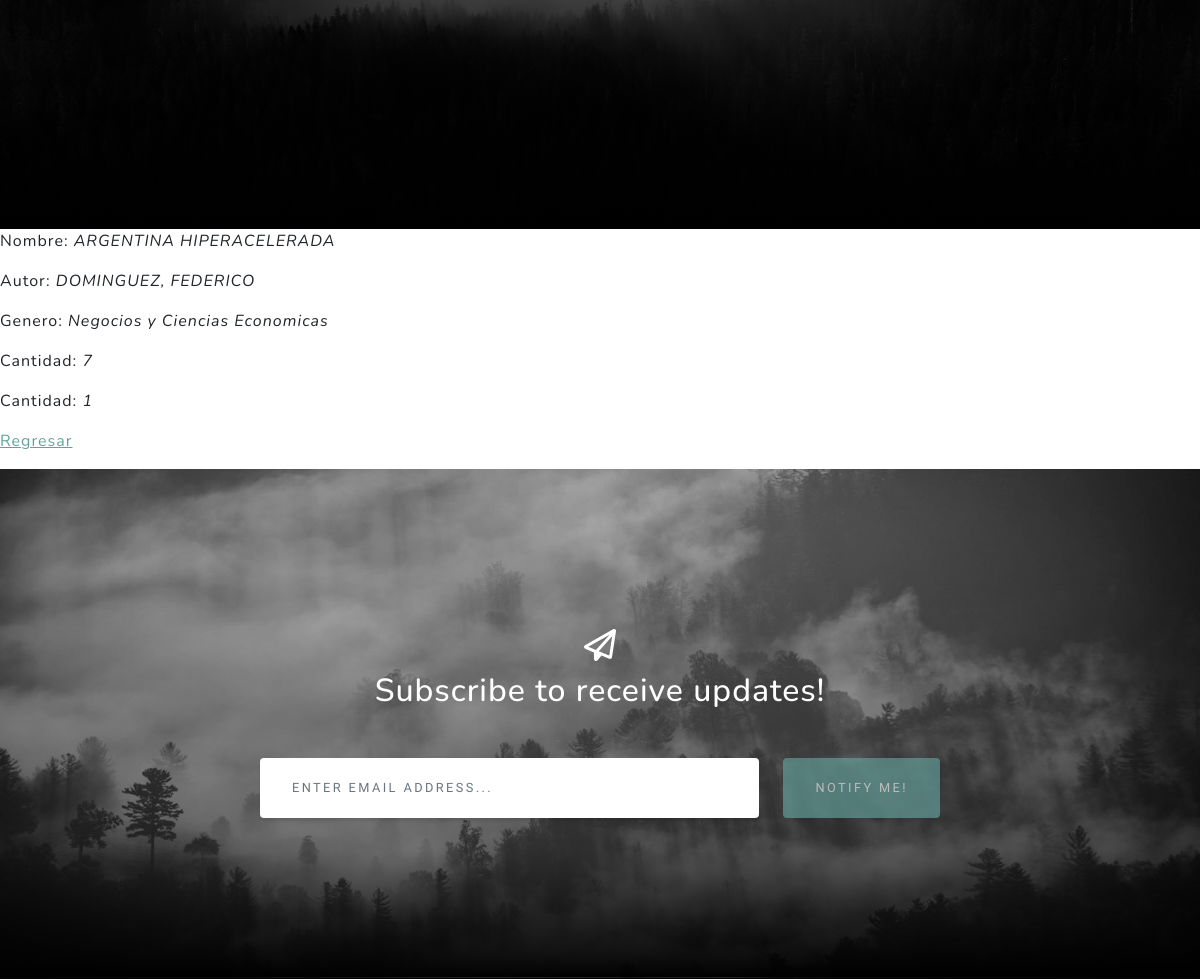
Page /AppLibreria/stocks/8 (middle part) on the earlier database version.
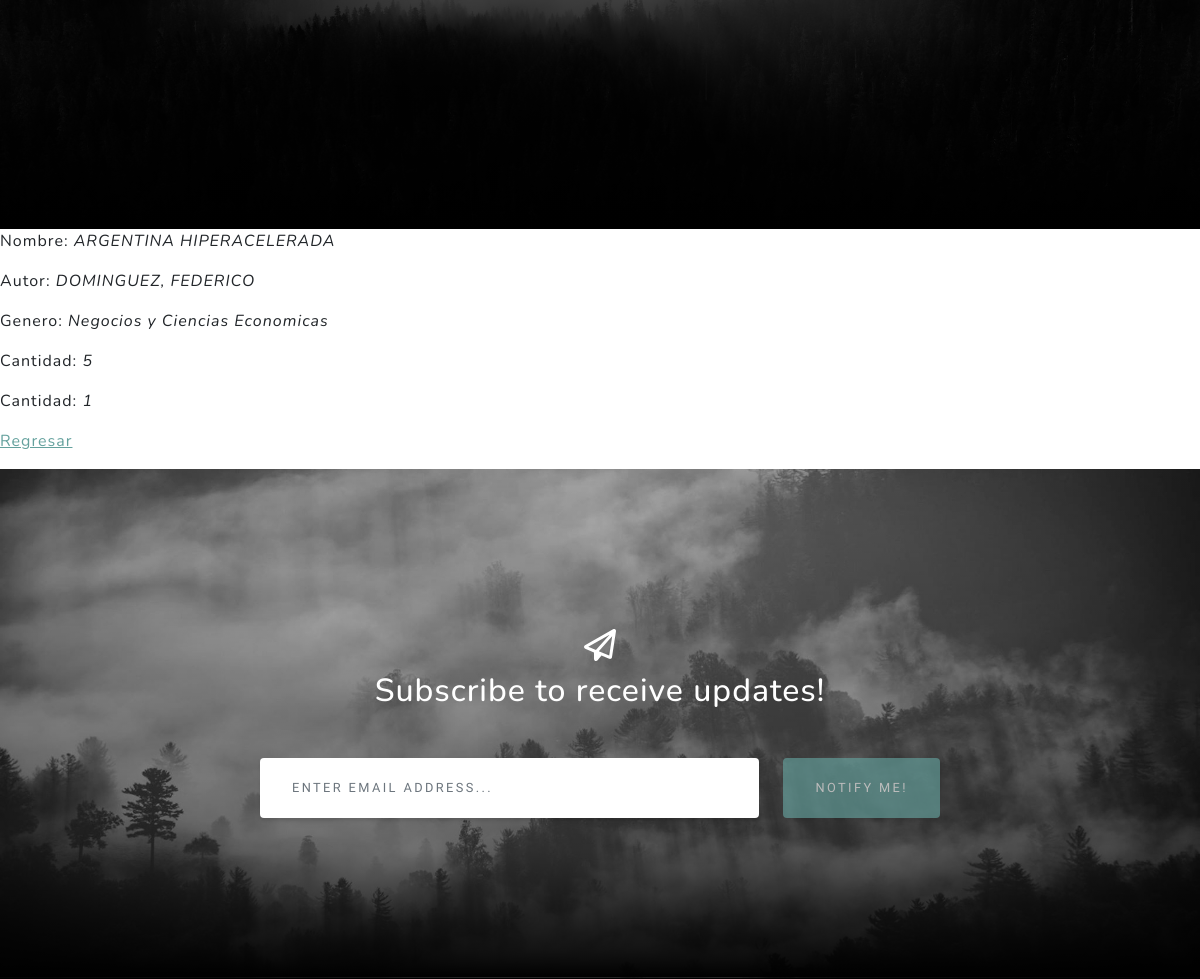
Same page on the later database version.
### APP_Libreria/models.py (models this page shows, shortened)
class Stock(models.Model):
    nombre = models.CharField(max_length=64)
    autor = models.CharField(max_length=64)
    genero = models.CharField(max_length=64)
    cantidad = models.IntegerField()
    pequeña_reseña = models.TextField(max_length=300)

### APP_Libreria/views.py (the view)
# urls.py: path("stocks/<pk>", Stockdetalle.as_view(), name="stock_detalle"),
class Stockdetalle(DetailView):
    model= Stock
    template_name= "stock_detalle.html"

### APP_Libreria/templates/stock_detalle.html (shortened to what this page needs)
{% extends "inicio.html" %}
{% load static %}
{% block libreria %}
<p>Nombre: <i>{{ stock.nombre }}</i></p>
<p>Autor: <i>{{ stock.autor }}</i></p>
<p>Genero: <i>{{ stock.genero }}</i></p>
<p>Cantidad: <i>{{ stock.cantidad }}</i></p>
<p>Cantidad: <i>{{ stock.pequeña_reseña }}</i></p>
    <a href="{% url 'stock_lista' %}"> Regresar </a>
{% endblock %}

### APP_Libreria/templates/inicio.html (shortened to what this page needs)
<!DOCTYPE html>
<html lang="en">
    <head>
        {% load static %}
        <link href="{% static 'APP_Libreria/css/styles.css' %}" rel="stylesheet" />
    </head>
    <body id="page-top">
        <header class="masthead">
            <div class="container px-4 px-lg-5 d-flex h-100 align-items-center justify-content-center">
            </div>
        </header>{% block libreria %}{% endblock %}
        <section class="signup-section" id="Reseña">
            <div class="container px-4 px-lg-5">
                <div class="row gx-4 gx-lg-5">
                    <div class="col-md-10 col-lg-8 mx-auto text-center">
                        <i class="far fa-paper-plane fa-2x mb-2 text-white"></i>
                        <h2 class="text-white mb-5">Subscribe to receive updates!</h2>
                        <form class="form-signup" id="contactForm" data-sb-form-api-token="API_TOKEN">
                            <div class="row input-group-newsletter">
                                <div class="col"><input class="form-control" id="emailAddress" type="email" placeholder="Enter email address..." aria-label="Enter email address..." data-sb-validations="required,email" /></div>
                                <div class="col-auto"><button class="btn btn-primary disabled" id="submitButton" type="submit">Notify Me!</button></div>
                            </div>
                        </form>
                    </div>
                </div>
            </div>
        </section>
    </body>
</html>

Differences in the rows shown:
changed Stock "ARGENTINA HIPERACELERADA": cantidad "7" → "5"
